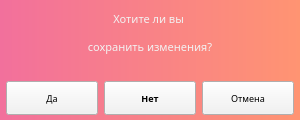
<?xml version="1.0" encoding="UTF-8"?>
<ui version="4.0">
 <class>AboutQuit</class>
 <widget class="QWidget" name="AboutQuit">
  <property name="windowModality">
   <enum>Qt::NonModal</enum>
  </property>
  <property name="geometry">
   <rect>
    <x>0</x>
    <y>0</y>
    <width>300</width>
    <height>120</height>
   </rect>
  </property>
  <property name="minimumSize">
   <size>
    <width>300</width>
    <height>120</height>
   </size>
  </property>
  <property name="maximumSize">
   <size>
    <width>300</width>
    <height>120</height>
   </size>
  </property>
  <property name="focusPolicy">
   <enum>Qt::StrongFocus</enum>
  </property>
  <property name="windowTitle">
   <string>Сохранить заметку?</string>
  </property>
  <property name="windowIcon">
   <iconset>
    <normaloff>../images/notepad.png</normaloff>../images/notepad.png</iconset>
  </property>
  <property name="styleSheet">
   <string notr="true">background-color: rgb(255, 255, 255);
border-color: rgb(0, 0, 0);</string>
  </property>
  <widget class="QWidget" name="verticalWidget" native="true">
   <property name="geometry">
    <rect>
     <x>0</x>
     <y>0</y>
     <width>300</width>
     <height>120</height>
    </rect>
   </property>
   <property name="minimumSize">
    <size>
     <width>300</width>
     <height>120</height>
    </size>
   </property>
   <property name="maximumSize">
    <size>
     <width>300</width>
     <height>120</height>
    </size>
   </property>
   <property name="mouseTracking">
    <bool>true</bool>
   </property>
   <property name="focusPolicy">
    <enum>Qt::NoFocus</enum>
   </property>
   <property name="styleSheet">
    <string notr="true">background-color: qlineargradient(spread:pad, x1:0, y1:0.5, x2:1, y2:0.5, stop:0 rgba(29, 151, 108, 255), stop:1 rgba(147, 249, 185, 255));
background-color: qlineargradient(spread:pad, x1:0, y1:1, x2:1, y2:1, stop:0 rgba(242, 112, 156, 255), stop:1 rgba(255, 148, 114, 255));</string>
   </property>
   <layout class="QVBoxLayout" name="verticalLayout">
    <item>
     <widget class="QLabel" name="label">
      <property name="palette">
       <palette>
        <active>
         <colorrole role="WindowText">
          <brush brushstyle="SolidPattern">
           <color alpha="255">
            <red>242</red>
            <green>242</green>
            <blue>242</blue>
           </color>
          </brush>
         </colorrole>
         <colorrole role="Button">
          <brush brushstyle="LinearGradientPattern">
           <gradient startx="0.000000000000000" starty="1.000000000000000" endx="1.000000000000000" endy="1.000000000000000" type="LinearGradient" spread="PadSpread" coordinatemode="ObjectBoundingMode">
            <gradientstop position="0.000000000000000">
             <color alpha="255">
              <red>242</red>
              <green>112</green>
              <blue>156</blue>
             </color>
            </gradientstop>
            <gradientstop position="1.000000000000000">
             <color alpha="255">
              <red>255</red>
              <green>148</green>
              <blue>114</blue>
             </color>
            </gradientstop>
           </gradient>
          </brush>
         </colorrole>
         <colorrole role="Base">
          <brush brushstyle="LinearGradientPattern">
           <gradient startx="0.000000000000000" starty="1.000000000000000" endx="1.000000000000000" endy="1.000000000000000" type="LinearGradient" spread="PadSpread" coordinatemode="ObjectBoundingMode">
            <gradientstop position="0.000000000000000">
             <color alpha="255">
              <red>242</red>
              <green>112</green>
              <blue>156</blue>
             </color>
            </gradientstop>
            <gradientstop position="1.000000000000000">
             <color alpha="255">
              <red>255</red>
              <green>148</green>
              <blue>114</blue>
             </color>
            </gradientstop>
           </gradient>
          </brush>
         </colorrole>
         <colorrole role="Window">
          <brush brushstyle="LinearGradientPattern">
           <gradient startx="0.000000000000000" starty="1.000000000000000" endx="1.000000000000000" endy="1.000000000000000" type="LinearGradient" spread="PadSpread" coordinatemode="ObjectBoundingMode">
            <gradientstop position="0.000000000000000">
             <color alpha="255">
              <red>242</red>
              <green>112</green>
              <blue>156</blue>
             </color>
            </gradientstop>
            <gradientstop position="1.000000000000000">
             <color alpha="255">
              <red>255</red>
              <green>148</green>
              <blue>114</blue>
             </color>
            </gradientstop>
           </gradient>
          </brush>
         </colorrole>
        </active>
        <inactive>
         <colorrole role="WindowText">
          <brush brushstyle="SolidPattern">
           <color alpha="255">
            <red>242</red>
            <green>242</green>
            <blue>242</blue>
           </color>
          </brush>
         </colorrole>
         <colorrole role="Button">
          <brush brushstyle="LinearGradientPattern">
           <gradient startx="0.000000000000000" starty="1.000000000000000" endx="1.000000000000000" endy="1.000000000000000" type="LinearGradient" spread="PadSpread" coordinatemode="ObjectBoundingMode">
            <gradientstop position="0.000000000000000">
             <color alpha="255">
              <red>242</red>
              <green>112</green>
              <blue>156</blue>
             </color>
            </gradientstop>
            <gradientstop position="1.000000000000000">
             <color alpha="255">
              <red>255</red>
              <green>148</green>
              <blue>114</blue>
             </color>
            </gradientstop>
           </gradient>
          </brush>
         </colorrole>
         <colorrole role="Base">
          <brush brushstyle="LinearGradientPattern">
           <gradient startx="0.000000000000000" starty="1.000000000000000" endx="1.000000000000000" endy="1.000000000000000" type="LinearGradient" spread="PadSpread" coordinatemode="ObjectBoundingMode">
            <gradientstop position="0.000000000000000">
             <color alpha="255">
              <red>242</red>
              <green>112</green>
              <blue>156</blue>
             </color>
            </gradientstop>
            <gradientstop position="1.000000000000000">
             <color alpha="255">
              <red>255</red>
              <green>148</green>
              <blue>114</blue>
             </color>
            </gradientstop>
           </gradient>
          </brush>
         </colorrole>
         <colorrole role="Window">
          <brush brushstyle="LinearGradientPattern">
           <gradient startx="0.000000000000000" starty="1.000000000000000" endx="1.000000000000000" endy="1.000000000000000" type="LinearGradient" spread="PadSpread" coordinatemode="ObjectBoundingMode">
            <gradientstop position="0.000000000000000">
             <color alpha="255">
              <red>242</red>
              <green>112</green>
              <blue>156</blue>
             </color>
            </gradientstop>
            <gradientstop position="1.000000000000000">
             <color alpha="255">
              <red>255</red>
              <green>148</green>
              <blue>114</blue>
             </color>
            </gradientstop>
           </gradient>
          </brush>
         </colorrole>
        </inactive>
        <disabled>
         <colorrole role="WindowText">
          <brush brushstyle="SolidPattern">
           <color alpha="255">
            <red>120</red>
            <green>120</green>
            <blue>120</blue>
           </color>
          </brush>
         </colorrole>
         <colorrole role="Button">
          <brush brushstyle="LinearGradientPattern">
           <gradient startx="0.000000000000000" starty="1.000000000000000" endx="1.000000000000000" endy="1.000000000000000" type="LinearGradient" spread="PadSpread" coordinatemode="ObjectBoundingMode">
            <gradientstop position="0.000000000000000">
             <color alpha="255">
              <red>242</red>
              <green>112</green>
              <blue>156</blue>
             </color>
            </gradientstop>
            <gradientstop position="1.000000000000000">
             <color alpha="255">
              <red>255</red>
              <green>148</green>
              <blue>114</blue>
             </color>
            </gradientstop>
           </gradient>
          </brush>
         </colorrole>
         <colorrole role="Base">
          <brush brushstyle="LinearGradientPattern">
           <gradient startx="0.000000000000000" starty="1.000000000000000" endx="1.000000000000000" endy="1.000000000000000" type="LinearGradient" spread="PadSpread" coordinatemode="ObjectBoundingMode">
            <gradientstop position="0.000000000000000">
             <color alpha="255">
              <red>242</red>
              <green>112</green>
              <blue>156</blue>
             </color>
            </gradientstop>
            <gradientstop position="1.000000000000000">
             <color alpha="255">
              <red>255</red>
              <green>148</green>
              <blue>114</blue>
             </color>
            </gradientstop>
           </gradient>
          </brush>
         </colorrole>
         <colorrole role="Window">
          <brush brushstyle="LinearGradientPattern">
           <gradient startx="0.000000000000000" starty="1.000000000000000" endx="1.000000000000000" endy="1.000000000000000" type="LinearGradient" spread="PadSpread" coordinatemode="ObjectBoundingMode">
            <gradientstop position="0.000000000000000">
             <color alpha="255">
              <red>242</red>
              <green>112</green>
              <blue>156</blue>
             </color>
            </gradientstop>
            <gradientstop position="1.000000000000000">
             <color alpha="255">
              <red>255</red>
              <green>148</green>
              <blue>114</blue>
             </color>
            </gradientstop>
           </gradient>
          </brush>
         </colorrole>
        </disabled>
       </palette>
      </property>
      <property name="font">
       <font>
        <family>ObelixPro</family>
        <pointsize>8</pointsize>
       </font>
      </property>
      <property name="mouseTracking">
       <bool>true</bool>
      </property>
      <property name="text">
       <string>&lt;html&gt;&lt;head/&gt;&lt;body&gt;&lt;p&gt;Хотите ли вы &lt;/p&gt;&lt;p&gt;сохранить изменения?&lt;/p&gt;&lt;/body&gt;&lt;/html&gt;</string>
      </property>
      <property name="scaledContents">
       <bool>false</bool>
      </property>
      <property name="alignment">
       <set>Qt::AlignCenter</set>
      </property>
      <property name="margin">
       <number>4</number>
      </property>
     </widget>
    </item>
    <item>
     <widget class="QWidget" name="horizontalWidget" native="true">
      <property name="sizePolicy">
       <sizepolicy hsizetype="Minimum" vsizetype="Fixed">
        <horstretch>0</horstretch>
        <verstretch>0</verstretch>
       </sizepolicy>
      </property>
      <property name="minimumSize">
       <size>
        <width>180</width>
        <height>48</height>
       </size>
      </property>
      <layout class="QHBoxLayout" name="horizontalLayout">
       <property name="spacing">
        <number>6</number>
       </property>
       <property name="leftMargin">
        <number>6</number>
       </property>
       <property name="rightMargin">
        <number>6</number>
       </property>
       <property name="bottomMargin">
        <number>5</number>
       </property>
       <item>
        <widget class="QPushButton" name="saveButton">
         <property name="sizePolicy">
          <sizepolicy hsizetype="Preferred" vsizetype="Preferred">
           <horstretch>0</horstretch>
           <verstretch>0</verstretch>
          </sizepolicy>
         </property>
         <property name="font">
          <font>
           <family>ObelixPro</family>
           <pointsize>7</pointsize>
          </font>
         </property>
         <property name="styleSheet">
          <string notr="true">background-color: rgba(242, 242, 242, 242);
</string>
         </property>
         <property name="text">
          <string>Да</string>
         </property>
         <property name="shortcut">
          <string>Return</string>
         </property>
         <property name="default">
          <bool>false</bool>
         </property>
        </widget>
       </item>
       <item>
        <widget class="QPushButton" name="deleteButton">
         <property name="sizePolicy">
          <sizepolicy hsizetype="Preferred" vsizetype="Preferred">
           <horstretch>0</horstretch>
           <verstretch>0</verstretch>
          </sizepolicy>
         </property>
         <property name="font">
          <font>
           <family>ObelixPro</family>
           <pointsize>7</pointsize>
           <weight>75</weight>
           <bold>true</bold>
          </font>
         </property>
         <property name="styleSheet">
          <string notr="true">background-color: rgba(242, 242, 242, 242);
</string>
         </property>
         <property name="text">
          <string>Нет</string>
         </property>
         <property name="shortcut">
          <string>Esc</string>
         </property>
        </widget>
       </item>
       <item>
        <widget class="QPushButton" name="cancelButton">
         <property name="sizePolicy">
          <sizepolicy hsizetype="Preferred" vsizetype="Preferred">
           <horstretch>0</horstretch>
           <verstretch>0</verstretch>
          </sizepolicy>
         </property>
         <property name="font">
          <font>
           <family>ObelixPro</family>
           <pointsize>7</pointsize>
          </font>
         </property>
         <property name="styleSheet">
          <string notr="true">background-color: rgba(242, 242, 242, 242);
</string>
         </property>
         <property name="text">
          <string>Отмена</string>
         </property>
         <property name="shortcut">
          <string>Ctrl+Q</string>
         </property>
         <property name="default">
          <bool>false</bool>
         </property>
        </widget>
       </item>
      </layout>
     </widget>
    </item>
   </layout>
  </widget>
 </widget>
 <resources/>
 <connections/>
</ui>
